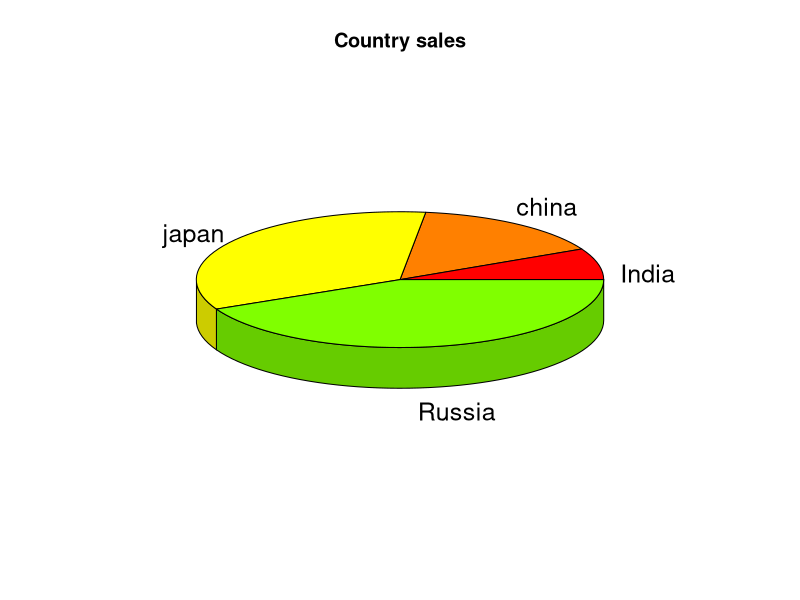
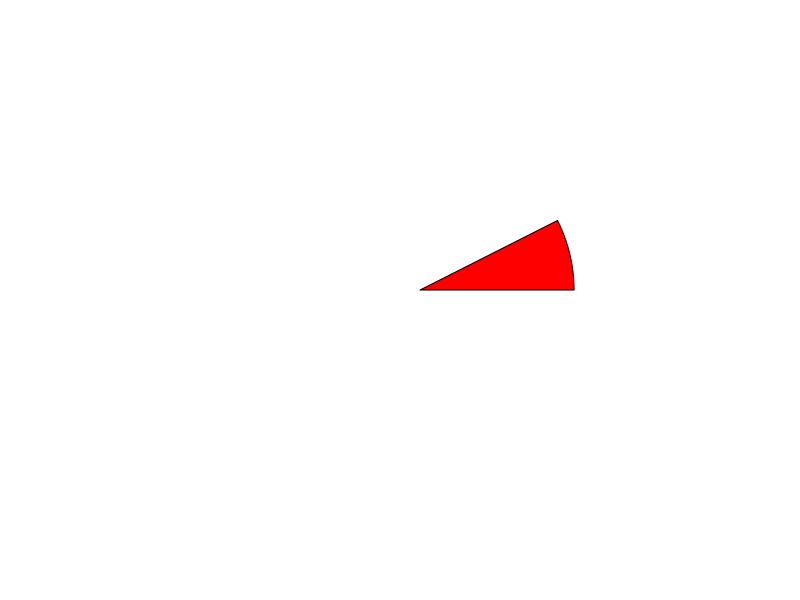

Recreate these plots in R, in order. (Note: this script raises an error after producing the figures.)
#data Visualization
# pie chart represent information in the form of sizes of a circle
# in different colours
# pie chart is created with pie() take input as vector
# pie(input,labels,main,col)
library(graphics)
library(plotrix)
x<-c(12,25,55,69)
label<-c('India','china','japan','Russia')
pie3D(x,labels=label,main='Country sales',col=rainbow(x))
colors<-c('red','orange','yellow','green')
pie(x,labels,main='Country sales',col=colors)
energy<-c('coal','gas','petrol','nuclear','other')
production<-c(29,63,23,45,67)
a<-data.frame(Energy=energy,Production=production)
a
pie(production,energy,main='Country_sales',col=rainbow(production))


# represent a numerical value in a length or height of lines.
# typically implement categorical data
# created by barplot()
# barplot(h,x,y,main,names.arg,col)
h2<-c(12,34,56,67,44)
m2<-c('feb','march','april','may','june')
barplot(h2,xlab='month',ylab='revenue',main = 'revenue bar chart',names.arg=m2,col='orange',border='black')
a<-c('jack','john','ram','sham','pant')
b<-c(52,63,40,60,99)
barplot(b,xlab='names',ylab='marks',main='student bar chart',names.args=a,col='red',border='black')


###
type<-c('Grocery','shopping','study','Recreation')
cost<-c(50,100,500,300)
barplot(cost,xlab='type',ylab='cost',main='type bar chart',names.arg=type,col='orange',border='black')

###
df1<-data.frame(type=type,cost=cost)
df1
library(sqldf)
s1<-sqldf('select * from df1 order by cost desc')
s1
barplot(s1$cost,names.arg=s1$type,xlab='type',ylab='expenditures',main='UK expenditures per month',col='green',border='black')

# scatter plot
# it is typically used for comparing variables
# plot(x,y,xlab,ylab,xlim,ylim,main,)
data("mtcars")
View(mtcars)
mtcars
plot(x=mtcars$wt,y=mtcars$mpg,xlab='weight',ylab='mileage',xlim=c(2.5,5),ylim=c(15,30),main='weight v/s mileage')

# line graph-type-o,l,p
# plot(x,type,xlab,ylab,col,main)
v<-c(56,21,16,33,49,37)
plot(v,type='o',xlab='months',ylab='temp',col='red',main='temperature jan-june')
plot(v,type='l',xlab='months',ylab='temp',col='red',main='temperature jan-june')
plot(v,type='p',xlab='months',ylab='temp',col='red',main='temperature jan-june')
plot(v,type='s',xlab='months',ylab='temp',col='red',main='temperature jan-june')

t2<-c(31,45,23,56,41)
lines(t2,type='l',col='skyblue')
